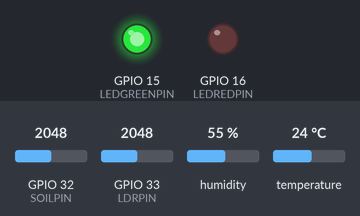
Bench run of a sketch on a simulated ESP32. Shown: output pins drawn as LEDs (lit = HIGH). The inputs (shaded band) are chosen by the test bench; at power-on: GPIO 32 (SOILPIN) = 2048, GPIO 33 (LDRPIN) = 2048, humidity 55 %, temperature 24 °C. WiFi joins after 1.5 s; servers stay silent unless stated; network time is answered at once with the bench clock; uploads are accepted with an empty reply; the local clock reads 2024-03-15 10:24:30 at power-on unless the sketch sets it; pins used as bus, display or sensor lines are not drawn; what the sketch prints to the serial monitor is not drawn.

Above: at 1.87 s.
At 9.3 s:
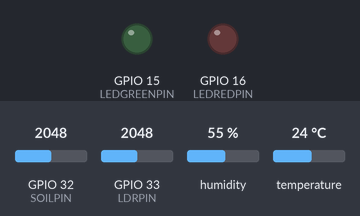
Timing chart, 0 to 21.0 s (numbered marks = the images above):
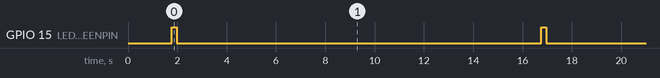

Measured:
- by itself, GPIO 15 (LEDGREENPIN): alternates HIGH for 0.20 s and LOW for 14.8 s

The sketch:

from_ESP32_to_MongoDB_version2_pour_Time.ino
```cpp
#if defined(ESP32)
  #include <WiFi.h>
#endif
#include <DHT.h> // capteur de temperature DHT11
#include <DHT_U.h> // capteur de temperature DHT11
#include <HTTPClient.h> // HTTP request
#include <ArduinoJson.h> //Parse une Fichier JSON
//---------------------------------------------------------------------//
//Fixer les paramétres de Time via serveur :pool.ntp.org               //
#include <NTPClient.h>                                                 //
#include <WiFiUdp.h>                                                   //
// Define NTP Client to get time                                       //
WiFiUDP ntpUDP;                                                        //
NTPClient timeClient(ntpUDP, "pool.ntp.org");                          //
//---------------------------------------------------------------------//


#define DHTPIN 23
#define SOILPIN 32
#define LDRPIN 33
#define LEDGREENPIN 15
#define LEDREDPIN 16
#define SOILPOWER 4

DHT dht(DHTPIN, DHT11);

const char* WIFI_SSID       = "HUAWEI nova 3i";
const char* WIFI_PASSWORD   = "2000-33224999";

//unsigned long epochTime;
unsigned long dataMillis = 0;

/*------------------------------------*/
//const char* serverName = "http://us-east-1.aws.data.mongodb-api.com/app/smartfarm-jjwlk/endpoint/plantdata";

//const char* serverName="https://eu-west-3.aws.data.mongodb-api.com/app/smartfarm-jjwlk/endpoint/plantdata";

const char* serverName="https://eu-central-1.aws.data.mongodb-api.com/app/smartfarm-jjwlk/endpoint/plantdata";

//const char* serverName="https://data.mongodb-api.com/app/smartfarm-jjwlk/endpoint/plantdata";

StaticJsonDocument<500> doc;

void setup()
{
    Serial.begin(115200);
    dht.begin();
    pinMode(LEDGREENPIN, OUTPUT);
    pinMode(LEDREDPIN, OUTPUT);
    pinMode(SOILPOWER, OUTPUT);

    digitalWrite(LEDGREENPIN, LOW);
    digitalWrite(LEDREDPIN, LOW);
    digitalWrite(SOILPOWER, LOW);

    WiFi.begin(WIFI_SSID, WIFI_PASSWORD);
    Serial.print("Connecting to Wi-Fi");
    while (WiFi.status() != WL_CONNECTED)
    {
        Serial.print(".");
        delay(300);
    }
    Serial.println();
    Serial.print("Connected with IP: ");
    Serial.println(WiFi.localIP());
    Serial.println();
    TimeConfig();
}

void loop()
{

   if (millis() - dataMillis > 15000 || dataMillis == 0)
   {
       dataMillis = millis();


       float temperature = dht.readTemperature();
       float humidity = dht.readHumidity();

       digitalWrite(SOILPOWER, HIGH);
       delay(10);
       float moisture = analogRead(SOILPIN);
       float moisturePercent = 100.00 - ( (moisture / 4095.00) * 100.00 );
       digitalWrite(SOILPOWER, LOW);

       float ldr = analogRead(LDRPIN);
       float ldrPercent = (ldr / 4095.00) * 100.00;

       Serial.print("Temperature: ");
       Serial.print(String(temperature));
       Serial.print(" C\nHumidity: ");
       Serial.print(String(humidity));
       Serial.print("\nMoisture: ");
       Serial.print(String(moisturePercent));
       Serial.print(" %");
       Serial.print("\nLight: ");
       Serial.print(String(ldrPercent));
       Serial.print(" %");
       Serial.println("\n");


       doc["sensors"]["temperature"] = temperature;
       doc["sensors"]["humidity"] = humidity;
       doc["sensors"]["moisture"] = moisturePercent;
       doc["sensors"]["light"] = ldrPercent;
       doc["sensors"]["Heure"] = getTimeandDay();
       Serial.println("Uploading data... ");
       POSTData();
   }
}
/*-----------------------------------------------------------------------------*/
void POSTData()
{
    if(WiFi.status()== WL_CONNECTED){
      HTTPClient http;

      http.begin(serverName);
      http.addHeader("Content-Type", "application/json");

      String json;
      serializeJson(doc, json);

      Serial.println(json);
      int httpResponseCode = http.POST(json);
      Serial.println(httpResponseCode);

      if (httpResponseCode == 200) {
        Serial.println("Data uploaded.");
        digitalWrite(LEDGREENPIN, HIGH);
        delay(200);
        digitalWrite(LEDGREENPIN, LOW);
      } else {
        Serial.println("ERROR: Couldn't upload data.");
        digitalWrite(LEDREDPIN, HIGH);
        delay(200);
        digitalWrite(LEDREDPIN, LOW);
      }

    }

}
/*-----------------------------------------------------------------------------*/
String getTimeandDay(){
timeClient.update();
//Week Days
String weekDays[7]={"Dimanche", "Lundi", "Mardi", "Mercredi", "Jeudi", "Vendredi", "Samedi"};

//Month names
String months[12]={"Janvier", "Février", "Mars", "Avril", "Mai", "Juin", "Juillet", "Aout", "September", "October", "November", "December"};
  unsigned long epochTime = timeClient.getEpochTime();
  Serial.print("Epoch Time: ");
  Serial.println(epochTime);

  String formattedTime = timeClient.getFormattedTime();
 // Serial.print("Formatted Time: ");
 // Serial.println(formattedTime);

  int currentHour = timeClient.getHours();
 // Serial.print("Hour: ");
 // Serial.println(currentHour);

  int currentMinute = timeClient.getMinutes();
 // Serial.print("Minutes: ");
  //Serial.println(currentMinute);

  int currentSecond = timeClient.getSeconds();
  //Serial.print("Seconds: ");
  //Serial.println(currentSecond);

  String weekDay = weekDays[timeClient.getDay()];
  //Serial.print("Week Day: ");
  //Serial.println(weekDay);

  //Get a time structure
  struct tm *ptm = gmtime ((time_t *)&epochTime);

  int monthDay = ptm->tm_mday;
  //Serial.print("Month day: ");
  //Serial.println(monthDay);

  int currentMonth = ptm->tm_mon+1;
  //Serial.print("Month: ");
  //Serial.println(currentMonth);

  String currentMonthName = months[currentMonth-1];
  //Serial.print("Month name: ");
  //Serial.println(currentMonthName);

  int currentYear = ptm->tm_year+1900;
  //Serial.print("Year: ");
  //Serial.println(currentYear);

  //Print complete date:
  String currentDate =weekDay +" "+ String(monthDay) + "-" + currentMonthName + " " + "["+String(currentMonth)+"]" + " - " + String(currentYear)+ " ; " +String(formattedTime);
  //Serial.print("Current date: ");
  //Serial.println(currentDate);

  //Serial.println("");
  return currentDate;
}
/*-----------------------------------------------------------------------------*/
void TimeConfig(){
// Initialize a NTPClient to get time
  timeClient.begin();
  // Set offset time in seconds to adjust for your timezone, for example:
  // GMT +1 = 3600
  // GMT +8 = 28800
  // GMT -1 = -3600
  // GMT 0 = 0
  timeClient.setTimeOffset(3600);  //IST is UTC+5:30 Hrs
}
```
